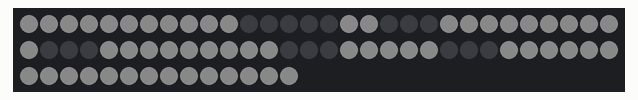
This sketch was run on a simulated ESP32. Parts: 74 RGB LEDs in strip order, left to right, continuing on the next row. Dim RGB values are drawn brighter than linear.

Above: at 0.1 s.

The sketch:

7segu_clock.ino
```cpp
#include <Adafruit_NeoPixel.h>
#define PIN 27        //INが接続されているピンを指定
#define NUMPIXELS 74  //LEDの数を指定
const int digitSegments[10][18] = {
  { 1, 1, 1, 1, 1, 1, 1, 1, 1, 1, 1, 1, 1, 1, 1, 1, 0, 0 },  // 0
  { 0, 0, 0, 0, 0, 1, 1, 1, 1, 1, 1, 0, 0, 0, 0, 0, 0, 0 },  // 1
  { 0, 0, 0, 1, 1, 1, 1, 1, 0, 0, 0, 1, 1, 1, 1, 1, 1, 1 },  // 2
  { 0, 0, 0, 1, 1, 1, 1, 1, 1, 1, 1, 1, 1, 0, 0, 0, 1, 1 },  // 3
  { 1, 1, 1, 0, 0, 1, 1, 1, 1, 1, 1, 0, 0, 0, 0, 0, 1, 1 },  // 4
  { 1, 1, 1, 1, 1, 0, 0, 0, 1, 1, 1, 1, 1, 0, 0, 0, 1, 1 },  // 5
  { 1, 1, 1, 1, 1, 0, 0, 0, 1, 1, 1, 1, 1, 1, 1, 1, 1, 1 },  // 6
  { 1, 1, 1, 1, 1, 1, 1, 1, 1, 1, 1, 0, 0, 0, 0, 0, 0, 0 },  // 7
  { 1, 1, 1, 1, 1, 1, 1, 1, 1, 1, 1, 1, 1, 1, 1, 1, 1, 1 },  // 8
  { 1, 1, 1, 1, 1, 1, 1, 1, 1, 1, 1, 0, 0, 0, 0, 0, 1, 1 }   // 9
};

Adafruit_NeoPixel pixels(NUMPIXELS, PIN, NEO_GRB + NEO_KHZ800);  //800kHzでNeoPixelを駆動

void setup() {
  pixels.begin();  //NeoPixelを開始
  Serial.begin(115200);
}

int s[4] = { 9, 3, 5, 8 };

void loop() {
  pixels.clear();
  //  int digitSegments1 = digitSegments[s[i]][x] - 1;
  for (int i = 0; i < 4; i++) {     //各ケタ
    for (int j = 0; j < 18; j++) {  //1ケタ分のLED（18個）の表示
      if (i == 2) {
        pixels.setPixelColor(i * 18 + j + 2, pixels.Color(10 * digitSegments[s[i]][j], 10 * digitSegments[s[i]][j], 10 * digitSegments[s[i]][j]));
      } else if (i == 3) {
        pixels.setPixelColor(i * 18 + j + 2, pixels.Color(10 * digitSegments[s[i]][j], 10 * digitSegments[s[i]][j], 10 * digitSegments[s[i]][j]));
      } else {
        pixels.setPixelColor(i * 18 + j, pixels.Color(10 * digitSegments[s[i]][j], 10 * digitSegments[s[i]][j], 10 * digitSegments[s[i]][j]));
      }
    }
  }
  pixels.setPixelColor(36, pixels.Color(10, 10, 10));
  pixels.setPixelColor(37, pixels.Color(10, 10, 10));
  pixels.show();  //LEDに色を反映
  delay(60000);
}
```
